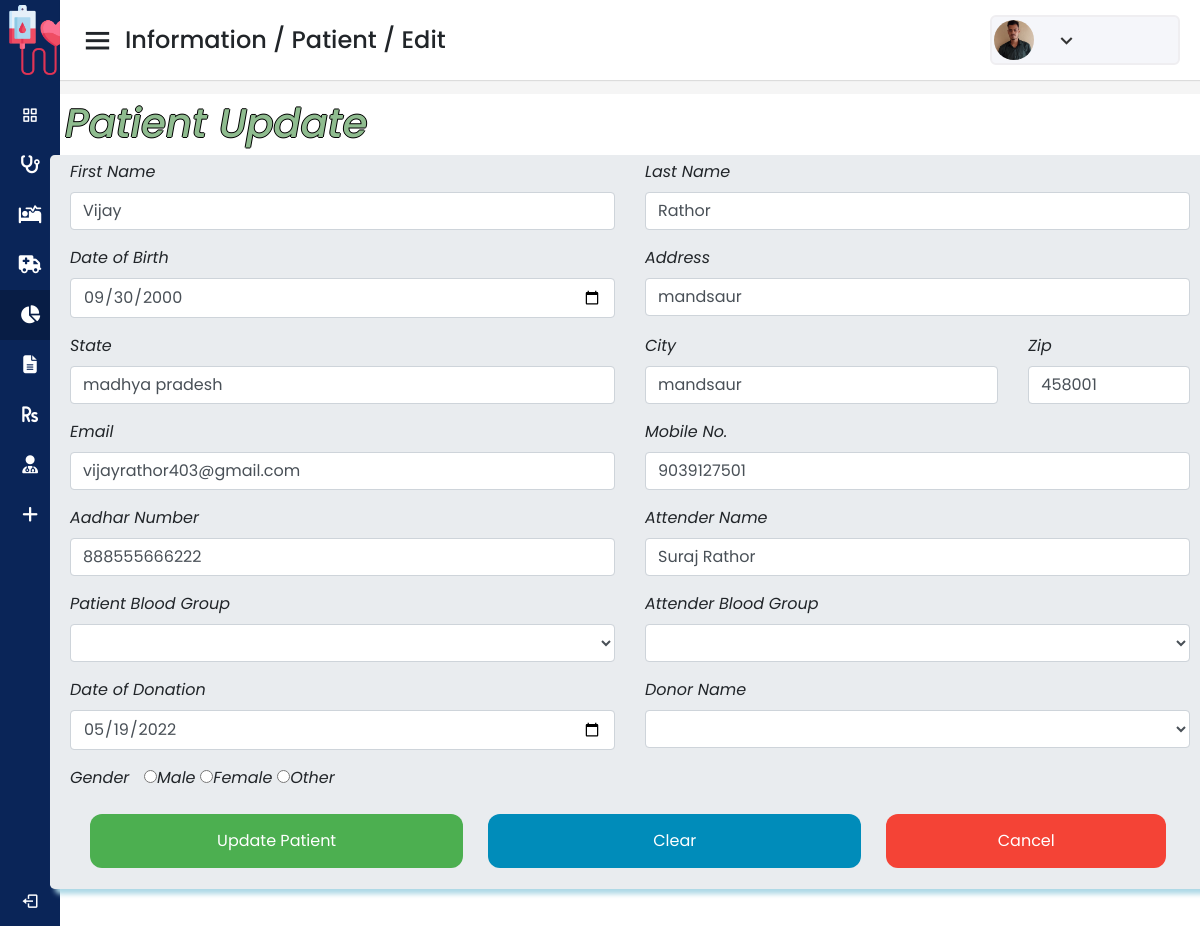
/update/update_Patient.php?updateid=1, run on the app's committed database.
### tables this page shows
CREATE TABLE IF NOT EXISTS `patient` (
  `p_id` int(225) NOT NULL AUTO_INCREMENT,
  `p_fname` varchar(225) DEFAULT NULL,
  `p_lname` varchar(225) DEFAULT NULL,
  `p_dob` date NOT NULL,
  `p_address` varchar(225) DEFAULT NULL,
  `p_state` varchar(225) DEFAULT NULL,
  `p_city` varchar(225) DEFAULT NULL,
  `p_zip` varchar(225) DEFAULT NULL,
  `p_email` varchar(225) DEFAULT NULL,
  `p_mobile` varchar(225) DEFAULT NULL,
  `p_aadhar` varchar(225) DEFAULT NULL,
  `p_attname` varchar(225) DEFAULT NULL,
  `p_bgroup` varchar(225) DEFAULT NULL,
  `p_attbgroup` varchar(225) DEFAULT NULL,
  `p_ddate` date NOT NULL,
  `p_dname` varchar(225) NOT NULL,
  `p_gender` varchar(225) DEFAULT NULL,
  `p_photo` varchar(225) DEFAULT NULL,
  PRIMARY KEY (`p_id`)
);

### update/Update_Patient.php (the view, shortened to what this page needs)
<?php
$con = mysqli_connect('localhost:3308','root','');
mysqli_select_db($con,'rblood');
$updateid = $_GET['updateid'];
$sql = "select * from patient where p_id = '$updateid'";
$res= mysqli_query($con, $sql);
$row1 = mysqli_fetch_assoc($res);
$fname = $row1['p_fname'];
$lname=$row1['p_lname'];
$dob = $row1['p_dob'];
$address = $row1['p_address'];
$state = $row1['p_state'];
$city = $row1['p_city'];
$zip = $row1['p_zip'];
$email = $row1['p_email'];
$mobile = $row1['p_mobile'];
$aadhar = $row1['p_aadhar'];
$attname = $row1['p_attname'];
$bgroup = $row1['p_bgroup'];
$attbgroup = $row1['p_attbgroup'];
$ddate = $row1['p_ddate'];
$dname = $row1['p_dname'];
?>
<!DOCTYPE html>
<html lang="en" dir="ltr">
  <head>
    <link rel="stylesheet" href="../css/adminPanel.css">
    <link href='https://unpkg.com/boxicons@2.0.7/css/boxicons.min.css' rel='stylesheet'>
    <link rel="stylesheet" href="https://cdnjs.cloudflare.com/ajax/libs/font-awesome/4.7.0/css/font-awesome.min.css">
    <link rel="stylesheet" href="https://cdn.jsdelivr.net/npm/bootstrap@4.0.0/dist/css/bootstrap.min.css">
  </head>
  </body>
  <div class="sidebar">
    <div class="logo-details">
        <img class="topicon" src="../images/blood-donation.png">
      <span class="logo_name">BloodBank</span>
    </div>
      <ul class="nav-links">
        <li>
            <a href="../adminHome.php">
            <i class='bx bx-grid-alt' ></i>
            <span class="links_name">Home</span>
          </a>
        </li>
        <li>
            <a href="../Adonor.php">
            <i class='fas fa-stethoscope'></i>
            <span class="links_name">Donor</span>
          </a>
        </li>
        <li>
            <a href="../Apatient.php">
            <i class='fas fa-procedures'></i>
            <span class="links_name">Patient</span>
          </a>
        </li>
        <li>
            <a href="../ATransport.php">
            <i class='fas fa-ambulance'></i>
            <span class="links_name">Transport</span>
          </a>
        </li>
        <li>
            <a href="../AInformation.php" class="active">
            <i class="fa fa-pie-chart"></i>
            <span class="links_name">Information/patient/Edit</span>
          </a>
        </li>
        <li>
            <a href="../AReport.php">
           <i class="fa fa-file-text"></i>
            <span class="links_name">Report</span>
          </a>
        </li>
        <li>
            <a href="../Asalary.php">
            <i class='fas fa-rupee-sign'></i>
            <span class="links_name">Salary</span>
          </a>
        </li>
        <li>
            <a href="../AStaff.php">
            <i class='fas fa-user-md'></i>
            <span class="links_name">Staff</span>
          </a>
        </li>
        <li>
            <a href="../ANewUser.php">
            <i class='fas fa-plus'></i>
            <span class="links_name">Add new user</span>
          </a>
        </li>
        <li class="log_out">
          <a href="../Logout.php">
            <i class='bx bx-log-out'></i>
            <span class="links_name">Log out</span>
          </a>
        </li>
      </ul>
  </div>
  <section class="home-section">
    <nav>
      <div class="sidebar-button">
        <i class='bx bx-menu sidebarBtn'></i>
            <span class="dashboard">Information / Patient / Edit</span>
      </div>
      <div class="profile-details">
         <img src="images/Rajat.jpg"/>
        <i class='bx bx-chevron-down' ></i>
      </div>
    </nav>
<div  style="background-color:white;">
      <div class="container">
          <form method="post">
              <h2>Patient Update</h2>
              <div class="row jumbotron">
                  <div class="col-md-6 form-group">
                      <label for="inputname">First Name</label>
                      <input type="text" class="form-control" placeholder="Enter First Name" name="p_fname" value="<?php echo $fname; ?>" required>
                  </div>
                  <div class="col-md-6 form-group">
                      <label for="inputname">Last Name</label>
                      <input type="text" class="form-control" placeholder="Enter Last Name" name="p_lname" value="<?php echo $lname; ?>" required>
                  </div>
                    <div class="col-md-6 form-group">
                      <label for="inputname">Date of Birth</label>
                      <input type="date" class="form-control" placeholder="Date Of Birth" name="p_dob" value="<?php echo $dob; ?>" required>
                  </div>
                  <div class="col-md-6 form-group">
                      <label for="inputname">Address</label>
                      <input type="text" class="form-control" placeholder="Enter Address" name="p_address" value="<?php echo $address; ?>" required>
                  </div>
                  <div class="col-md-6 form-group">
                      <label for="inputname">State</label>
                      <input type="text" class="form-control" placeholder="Enter State" name="p_state" value="<?php echo $state; ?>" required>
                  </div>
                  <div class="col-md-4 form-group">
                      <label for="inputname">City</label>
                      <input type="text" class="form-control" placeholder="Enter City" name="p_city" value="<?php echo $city; ?>" required>
                  </div>
                  <div class="col-md-2 form-group">
                      <label for="inputname">Zip</label>
                      <input type="text" class="form-control" placeholder="Enter Zip" name="p_zip" value="<?php echo $zip; ?>" required>
                  </div>
                  <div class="col-md-6 form-group">
                      <label for="email">Email</label>
                      <input type="email" class="form-control" placeholder="Enter Email" name="p_email" value="<?php echo $email; ?>" required>
                  </div>
                  <div class="col-md-6 form-group">
                      <label for="mobile">Mobile No.</label>
                      <input type="number" class="form-control" placeholder="Enter Mobile Number" name="p_mobile" value="<?php echo $mobile; ?>" required>
                  </div>
                  <div class="col-md-6 form-group">
                      <label for="aadhar">Aadhar Number</label>
                      <input type="number" class="form-control" placeholder="Enter Aadhar Number" name="p_aadhar" value="<?php echo $aadhar; ?>" required>
                  </div>
                  <div class="col-md-6 form-group">
                      <label for="inputname">Attender Name</label>
                      <input type="text" class="form-control" placeholder="Attender Name" name="p_attname" value="<?php echo $attname; ?>" required>
                  </div>
                  <div class="col-md-6 form-group">
                      <label for="inputname">Patient Blood Group</label>
                      <select class="form-control" name="p_bgroup" value="<?php echo $bgroup; ?>" required><option <?php echo $bgroup; ?></option><option value="O +ve">O +ve</option></select>
                        </div>
                  <div class="col-md-6 form-group">
                      <label for="inputname">Attender Blood Group</label>
                        <select class="form-control" name="p_attbgroup" value="<?php echo $attbgroup; ?>"><option <?php echo $attbgroup; ?></option><option value="O +ve">O +ve</option></select>
                        </div>
                  <div class="col-md-6 form-group">
                      <label for="inputname">Date of Donation</label>
                      <input type="date" class="form-control" placeholder="Date Of Donation" name="p_ddate" value="<?php echo $ddate; ?>" required>
                  </div>
                  <div class="col-md-6 form-group">
                      <label for="inputname">Donor Name</label>
                      <select class="form-control" name="p_dname" value="<?php echo $dname; ?>" required><option <?php echo $dname; ?></option>
                        <option value="from Bank">NA</option>
                        </select>
                        </div>
                 <div class="col-md-6 form-group" >
                      <label for="inputname">Gender</label>
                      <input type="radio" name="p_gender" value="Male">Male
                      <input type="radio" name="p_gender" value="Female">Female
                      <input type="radio" name="p_gender" value="Other">Other
                  </div>
                  <div class="col-md-12 form-group">
                      <button type="submit" class="button button1 col-md-4" name="submit">Update Patient</button>
                  <button type="reset" class="button button2 col-md-4">Clear</button>
                  <button type="submit" class="button button3 col-md-3" value="Cancel" formaction="http://localhost/Rblood/Information/DonorInfo.php">Cancel</button>
                  </div>
                </div>
          </form>
      </div>
      </div>
  </section>
</body>
</html>

### css/adminPanel.css (style rules this page uses)
* { margin: 0; padding: 0; box-sizing: border-box; font-family: 'Poppins', sans-serif; }
.sidebar { position: fixed; height: 100%; width: 240px; background: #0A2558; transition: all 0.5s ease; }
.topicon { width:80px; padding:5px }
.sidebar .logo-details { height: 80px; display: flex; align-items: center; }
.sidebar .logo-details .logo_name { color: #fff; font-size: 24px; font-weight: 500; }
.sidebar .nav-links { margin-top: 10px; }
.sidebar .nav-links li { position: relative; list-style: none; height: 50px; }
.sidebar .nav-links li a { height: 100%; width: 100%; display: flex; align-items: center; text-decoration: none; transition: all 0.4s ease; }
.sidebar .nav-links li a.active { background: #081D45; }
.sidebar .nav-links li i { min-width: 60px; text-align: center; font-size: 18px; color: #fff; }
.sidebar .nav-links li a .links_name { color: #fff; font-size: 15px; font-weight: 400; white-space: nowrap; }
.sidebar .nav-links .log_out { position: absolute; bottom: 0; width: 100%; }
.home-section { position: relative; background: #f5f5f5; min-height: 100vh; width: calc(100% - 240px); left: 240px; transition: all 0.5s ease; }
.home-section nav { display: flex; justify-content: space-between; height: 80px; background: #fff; display: flex; align-items: center; position: fixed; width: calc(100% - 240px); left: 240px; z-index: 100; padding: 0 20px; box-shadow: 0 1px 1px rgba(0, 0, 0, 0.1); transition: all 0.5s ease; }
.home-section nav .sidebar-button { display: flex; align-items: center; font-size: 24px; font-weight: 500; }
nav .sidebar-button i { font-size: 35px; margin-right: 10px; }
.home-section nav .profile-details { display: flex; align-items: center; background: #F5F6FA; border: 2px solid #EFEEF1; border-radius: 6px; height: 50px; min-width: 190px; padding: 0 15px 0 2px; }
nav .profile-details img { height: 40px; width: 40px; border-radius: 50px; object-fit: cover; }
nav .profile-details i { font-size: 25px; color: #333; }
@media (max-width: 1240px) { .sidebar { width: 60px; } }
@media (max-width: 1240px) { .home-section { width: calc(100% - 60px); left: 60px; } }
@media (max-width: 1240px) { .home-section nav { width: calc(100% - 60px); left: 60px; } }

### update/Update_Patient.php (style rules this page uses)
.container { padding: 5px; margin-top: 70px; font-style:italic; }
form h2 { color: darkseagreen; text-shadow: -1px 0 black, 0 1px black, 1px 0 black, 0 -1px black; font-size: 40px; }
.row { padding: 5px; box-shadow: 5px 5px 5px lightblue; }
.form-group label { padding-right:10px; }
.button { border: none; border-radius: 12px; color: white; padding: 15px 30px; text-align: center; text-decoration: none; display: inline-block; font-size: 16px; margin-left: 20px; cursor: pointer; -webkit-transition-duration: 0.4s; transition-duration: 0.4s; }
.button1 { background-color: #4CAF50; color: white; }
.button2 { background-color: #008CBA; color: white; }
.button3 { background-color: #f44336; color: white; }
input[type=number] { -moz-appearance: textfield; }

### data on the page
patient: p_fname "Vijay", p_lname "Rathor", p_dob "09/30/2000", p_address "mandsaur", p_state "madhya pradesh", p_city "mandsaur", p_zip "458001", p_email "vijayrathor403@gmail.com", p_mobile "9039127501", p_aadhar "888555666222", p_attname "Suraj Rathor", p_ddate "05/19/2022"
